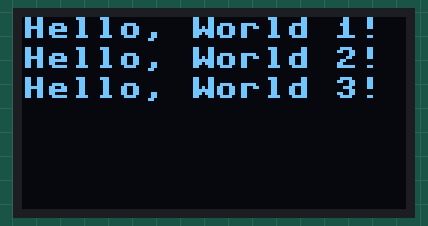
Simulated run of this program. Board: ESP32 board running MicroPython. On the bench: 128×64 one-colour display. At 3.1 s the program stops and its outputs stay as they are.

Above: at 0.1 s.

The program:

oled_demo.py
```python
# Complete project details at https://RandomNerdTutorials.com

from machine import Pin, I2C
import ssdoled
from time import sleep

# ESP32 Pin assignment
i2c = I2C(-1, scl=Pin(22), sda=Pin(21))
# i2c.scan()

# ESP8266 Pin assignment
#i2c = I2C(-1, scl=Pin(5), sda=Pin(4))

oled_width = 128
oled_height = 64
oled = ssdoled.SSD1306_I2C(oled_width, oled_height, i2c)

    #oled.fill(0)
oled.text('Hello, World 1!', 0, 0)
oled.text('Hello, World 2!', 0, 10)
oled.text('Hello, World 3!', 0, 20)

oled.show()
sleep(3)
```

ssdoled.py
```python
# MicroPython SSD1306 OLED driver, I2C and SPI interfaces
# 2020/05/06 ssdoled version support blit
# renamed to ssdoled.py to differentiate from other ssd1306 code.
# https://gist.github.com/cwyark/d7f2becd84b0b69b05a83315bf84c467

from micropython import const
import framebuf


# register definitions
SET_CONTRAST        = const(0x81)
SET_ENTIRE_ON       = const(0xa4)
SET_NORM_INV        = const(0xa6)
SET_DISP            = const(0xae)
SET_MEM_ADDR        = const(0x20)
SET_COL_ADDR        = const(0x21)
SET_PAGE_ADDR       = const(0x22)
SET_DISP_START_LINE = const(0x40)
SET_SEG_REMAP       = const(0xa0)
SET_MUX_RATIO       = const(0xa8)
SET_COM_OUT_DIR     = const(0xc0)
SET_DISP_OFFSET     = const(0xd3)
SET_COM_PIN_CFG     = const(0xda)
SET_DISP_CLK_DIV    = const(0xd5)
SET_PRECHARGE       = const(0xd9)
SET_VCOM_DESEL      = const(0xdb)
SET_CHARGE_PUMP     = const(0x8d)


class SSD1306:
    def __init__(self, width, height, external_vcc, color=framebuf.MONO_VLSB):
        self.width = width
        self.height = height
        self.external_vcc = external_vcc
        self.pages = self.height // 8
        self.buffer = bytearray(self.pages * self.width)
        fb = framebuf.FrameBuffer(self.buffer, self.width, self.height, color)
        self.framebuf = fb
        # Provide methods for accessing FrameBuffer graphics primitives. This is a
        # workround because inheritance from a native class is currently unsupported.
        # http://docs.micropython.org/en/latest/pyboard/library/framebuf.html
        self.fill = fb.fill
        self.pixel = fb.pixel
        self.hline = fb.hline
        self.vline = fb.vline
        self.line = fb.line
        self.rect = fb.rect
        self.fill_rect = fb.fill_rect
        self.text = fb.text
        self.scroll = fb.scroll
        self.blit = fb.blit
        self.init_display()

    def init_display(self):
        for cmd in (
            SET_DISP | 0x00, # off
            # address setting
            SET_MEM_ADDR, 0x00, # horizontal
            # resolution and layout
            SET_DISP_START_LINE | 0x00,
            SET_SEG_REMAP | 0x01, # column addr 127 mapped to SEG0
            SET_MUX_RATIO, self.height - 1,
            SET_COM_OUT_DIR | 0x08, # scan from COM[N] to COM0
            SET_DISP_OFFSET, 0x00,
            SET_COM_PIN_CFG, 0x02 if self.height == 32 else 0x12,
            # timing and driving scheme
            SET_DISP_CLK_DIV, 0x80,
            SET_PRECHARGE, 0x22 if self.external_vcc else 0xf1,
            SET_VCOM_DESEL, 0x30, # 0.83*Vcc
            # display
            SET_CONTRAST, 0xff, # maximum
            SET_ENTIRE_ON, # output follows RAM contents
            SET_NORM_INV, # not inverted
            # charge pump
            SET_CHARGE_PUMP, 0x10 if self.external_vcc else 0x14,
            SET_DISP | 0x01): # on
            self.write_cmd(cmd)
        self.fill(0)
        self.show()

    def poweroff(self):
        self.write_cmd(SET_DISP | 0x00)

    def poweron(self):
        self.write_cmd(SET_DISP | 0x01)

    def contrast(self, contrast):
        self.write_cmd(SET_CONTRAST)
        self.write_cmd(contrast)

    def invert(self, invert):
        self.write_cmd(SET_NORM_INV | (invert & 1))

    def show(self):
        x0 = 0
        x1 = self.width - 1
        if self.width == 64:
            # displays with width of 64 pixels are shifted by 32
            x0 += 32
            x1 += 32
        self.write_cmd(SET_COL_ADDR)
        self.write_cmd(x0)
        self.write_cmd(x1)
        self.write_cmd(SET_PAGE_ADDR)
        self.write_cmd(0)
        self.write_cmd(self.pages - 1)
        self.write_data(self.buffer)


class SSD1306_I2C(SSD1306):
    def __init__(self, width, height, i2c, addr=0x3c, external_vcc=False, color=framebuf.MONO_VLSB):
        self.i2c = i2c
        self.addr = addr
        self.temp = bytearray(2)
        super().__init__(width, height, external_vcc, color)

    def write_cmd(self, cmd):
        self.temp[0] = 0x80 # Co=1, D/C#=0
        self.temp[1] = cmd
        self.i2c.writeto(self.addr, self.temp)

    def write_data(self, buf):
        self.i2c.writeto(self.addr, b'\x40' + buf)


class SSD1306_SPI(SSD1306):
    def __init__(self, width, height, spi, dc, res, cs, external_vcc=False, color=framebuf.MONO_VLSB):
        self.rate = 10 * 1024 * 1024
        dc.init(dc.OUT, value=0)
        res.init(res.OUT, value=0)
        cs.init(cs.OUT, value=1)
        self.spi = spi
        self.dc = dc
        self.res = res
        self.cs = cs
        import time
        self.res(1)
        time.sleep_ms(1)
        self.res(0)
        time.sleep_ms(10)
        self.res(1)
        super().__init__(width, height, external_vcc, color)

    def write_cmd(self, cmd):
        self.spi.init(baudrate=self.rate, polarity=0, phase=0)
        self.cs(1)
        self.dc(0)
        self.cs(0)
        self.spi.write(bytearray([cmd]))
        self.cs(1)

    def write_data(self, buf):
        self.spi.init(baudrate=self.rate, polarity=0, phase=0)
        self.cs(1)
        self.dc(1)
        self.cs(0)
        self.spi.write(buf)
        self.cs(1)
```
